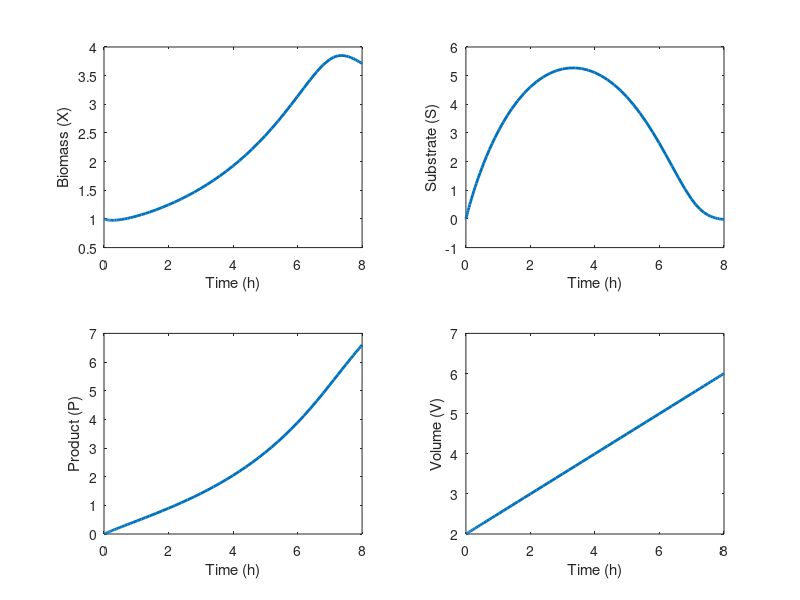

Reproduce this figure in MATLAB.
clc; clear all; close all;
% parameters
mu_m = 0.53; Km = 1.2; Ki = 22; 
Yx = 0.5; Yp = 1; nu = 0.5;     
Sin = 20;                      
u = 0.5; Xmax = 3;   
tf = 8;                         

% Initial conditions
X0 = 1; S0 = 0; P0 = 0; V0 = 2;
initial_conditions = [X0, S0, P0, V0];

%ODE function
ode_func = @(t, y) [
    (mu_m * y(2) / (Km + y(2) + (y(2)^2 / Ki))) * y(1) - (u / y(4)) * y(1); % dX/dt
    -((mu_m * y(2) / (Km + y(2) + (y(2)^2 / Ki))) * y(1)) / Yx - (nu * y(1))/ Yp + (u / y(4)) * (Sin - y(2)); % dS/dt
    nu * y(1) - (u / y(4)) * y(3);                                    % dP/dt
    u                                                                  % dV/dt
];

time_span = [0 tf];

[t, Y] = ode45(ode_func, time_span, initial_conditions);

X = Y(:, 1); S = Y(:, 2); P = Y(:, 3); V = Y(:, 4);

product = P(end);
% Plots
figure;
subplot(2, 2, 1); plot(t, X, 'LineWidth', 2); xlabel('Time (h)'); ylabel('Biomass (X)');
subplot(2, 2, 2); plot(t, S, 'LineWidth', 2); xlabel('Time (h)'); ylabel('Substrate (S)');
subplot(2, 2, 3); plot(t, P, 'LineWidth', 2); xlabel('Time (h)'); ylabel('Product (P)');
subplot(2, 2, 4); plot(t, V, 'LineWidth', 2); xlabel('Time (h)'); ylabel('Volume (V)');

fprintf('The final product concentration P is: %.4f at u = %.4f\n', product, u);

